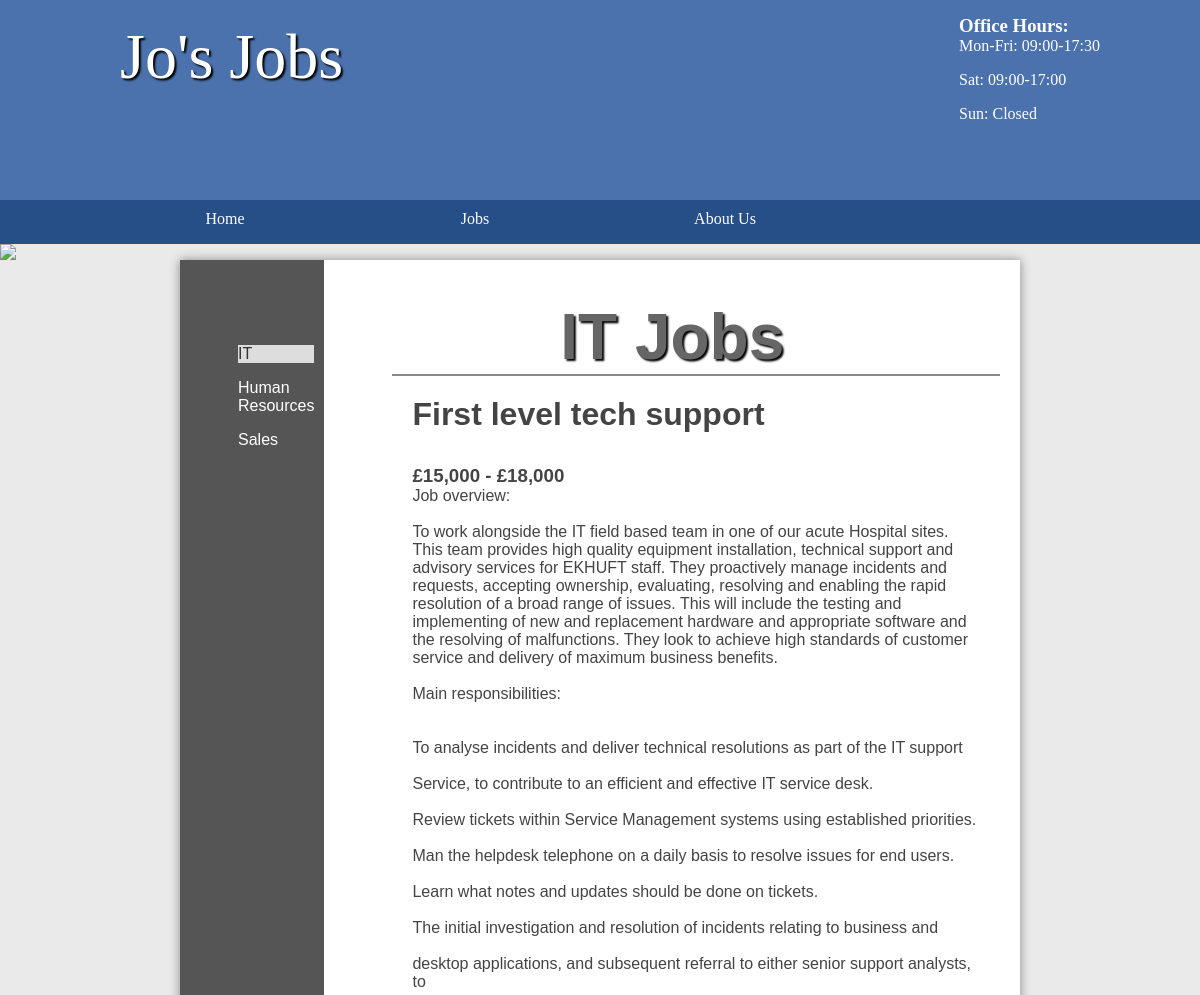
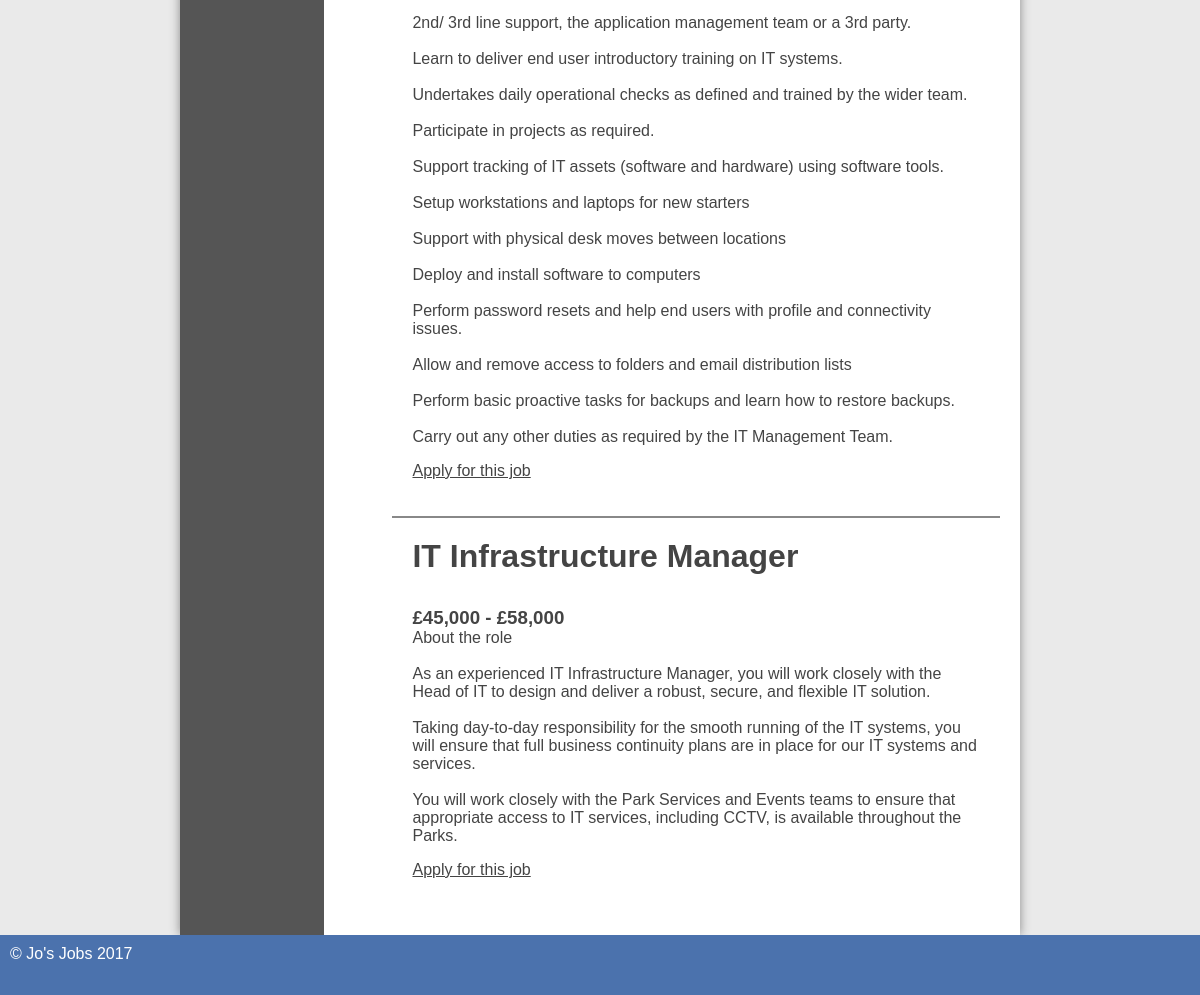
Screenshot of /jobs/public/it.php with the database file from the repository (2 pictures, top to bottom).
### tables this page shows
CREATE TABLE `job` (
  `id` int(11) NOT NULL AUTO_INCREMENT,
  `title` varchar(45) DEFAULT NULL,
  `description` longblob,
  `salary` varchar(45) DEFAULT NULL,
  `closingDate` date DEFAULT NULL,
  `categoryId` int(11) DEFAULT NULL,
  `location` varchar(255) DEFAULT NULL,
  PRIMARY KEY (`id`)
);

### jobs/public/it.php (the view, shortened to what this page needs)
<!DOCTYPE html>
<html>
	<head>
		<link rel="stylesheet" href="/styles.css"/>
	</head>
	<body>
	<header>
		<section>
			<aside>
				<h3>Office Hours:</h3>
				<p>Mon-Fri: 09:00-17:30</p>
				<p>Sat: 09:00-17:00</p>
				<p>Sun: Closed</p>
			</aside>
			<h1>Jo's Jobs</h1>
		</section>
	</header>
	<nav>
		<ul>
			<li><a href="/">Home</a></li>
			<li>Jobs
			</li>
			<li><a href="/about.html">About Us</a></li>
		</ul>
	</nav>
	<img src="images/randombanner.php"/>
	<main class="sidebar">
	<section class="left">
		<ul>
			<li  class="current" ><a href="it.php">IT</a></li>
			<li><a href="hr.php">Human Resources</a></li>
			<li><a href="sales.php">Sales</a></li>
		</ul>
	</section>
	<section class="right">
		<h1>IT Jobs</h1>
	<ul class="listing">
	<?php
	$pdo = new PDO('mysql:dbname=job;host=127.0.0.1', 'student', 'student');
	$stmt = $pdo->prepare('SELECT * FROM job WHERE categoryId = 1 AND closingDate > :date');
	$date = new DateTime();
	$values = [
		'date' => $date->format('Y-m-d')
	];
	$stmt->execute($values);
	foreach ($stmt as $job) {
		echo '<li>';
		echo '<div class="details">';
		echo '<h2>' . $job['title'] . '</h2>';
		echo '<h3>' . $job['salary'] . '</h3>';
		echo '<p>' . nl2br($job['description']) . '</p>';
		echo '<a class="more" href="/apply.php?id=' . $job['id'] . '">Apply for this job</a>';
		echo '</div>';
		echo '</li>';
	}
	?>
</ul>
</section>
	</main>
	<footer>
		&copy; Jo's Jobs 2017
	</footer>
</body>
</html>

### jobs/public/styles.css (style rules this page uses)
* { margin: 0; padding: 0; }
html { font-family: 'Oxygen-Regular', verdana, sans-serif; }
body { background-color: #eaeaea; }
header { background-color: #4b72ad ; color: white; height: 200px; }
header aside { float: right; margin-top: 15px; }
header section { width: 1000px; display: block; margin:auto; }
header h1 { float: left; margin-left: 20px; }
nav { width: 100%; background-color: #264f87; overflow: auto; }
body > img { width: 100%; display: block; }
nav ul { width: 1000px; margin: auto; display: block; list-style-type: none; }
nav ul li { width: 25%; float: left; overflow: auto; text-align: center; }
nav li { color: white; padding-top: 10px; display: block; }
nav a { color: white; text-decoration: none }
main ul { margin-left: 3em; }
main a { color: #333; }
nav { font-family: 'Oxygen-Regular'; }
header section { display: block; font-family: 'Oxygen-Regular', cursive; }
header h1 { font-weight: normal; }
h1 { font-size:4em; color: white; text-align: center; padding-top: 20px; text-shadow: 2px 2px 2px #000; }
main { min-height: 50vh; background-color: #fff; width: 70vw; display: block; margin: auto; box-shadow: 0px 0px 10px #888; color:#444; }
footer { min-height: 5vh; color: white; }
main h2 { font-size:2em; }
p, li, h2 { margin-bottom: 1em; }
footer { background-color: #4b72ad; padding: 10px; color: white; }
.left ul { list-style-type: none }
section a { color: #444; }
.stock, .sidebar { display: table; }
.stock > ul, .sidebar .left { width: 10vw; list-style-type: none; display: table-cell; padding: 10px; background-color: #555; margin: 0; }
.stock .products, .sidebar .right { display: table-cell; padding: 20px; }
.stock > ul a, .sidebar .left a { color: white; text-decoration: none; }
.listing li { border-top: 2px solid #888; padding: 20px; overflow: auto; }
.current { background-color: #ddd; color: #333; display: block; }
.current a { color: #333 !important; }
.right { padding: 20px; }
main h1 { color: #666; }

### rows the page displays
job: title "First level tech support", salary "£15,000 - £18,000", description "Job overview: To work alongside the IT field based team in one of our acute Hospital sites. This team provides high quality equipment installation, technical support and advisory services for EKHUFT staff. They proactively manage incidents and requests, accepting ownership, evaluating, resolving and enabling the rapid resolution of a broad range of issues. This will include the testing and implementing of new and replacement hardware and appropriate software and the resolving of malfunctions. They look to achieve high standards of customer service and delivery of maximum business benefits. Main responsibilities: To analyse incidents and deliver technical resolutions as part of the IT…"
job: title "IT Infrastructure Manager", salary "£45,000 - £58,000", description "About the role As an experienced IT Infrastructure Manager, you will work closely with the Head of IT to design and deliver a robust, secure, and flexible IT solution. Taking day-to-day responsibility for the smooth running of the IT systems, you will ensure that full business continuity plans are in place for our IT systems and services. You will work closely with the Park Services and Events teams to ensure that appropriate access to IT services, including CCTV, is available throughout the Parks."
